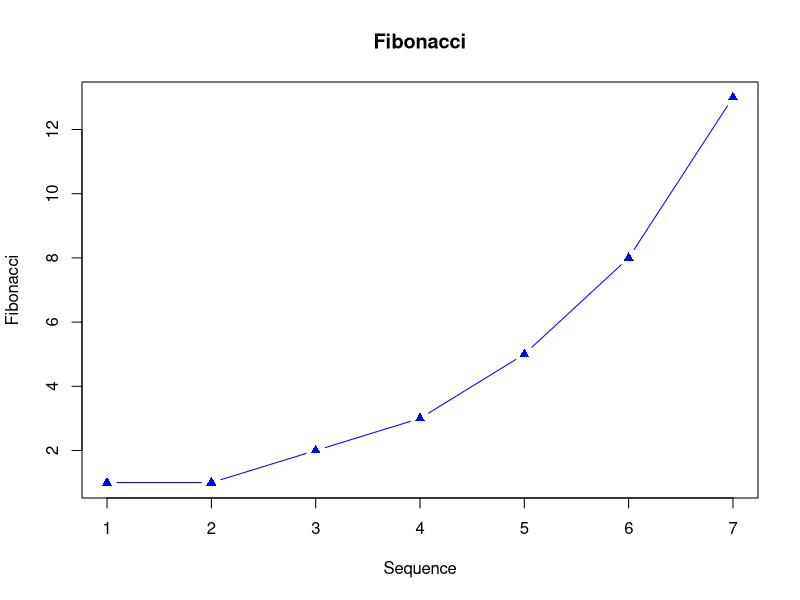

Here is the R script that generated this plot:
ord<-1:7
fib<-c(1,1,2,3,5,8,13)
plot(ord,fib,main='Fibonacci',xlab='Sequence',ylab='Fibonacci',
     pch=17,col='blue',type='b')